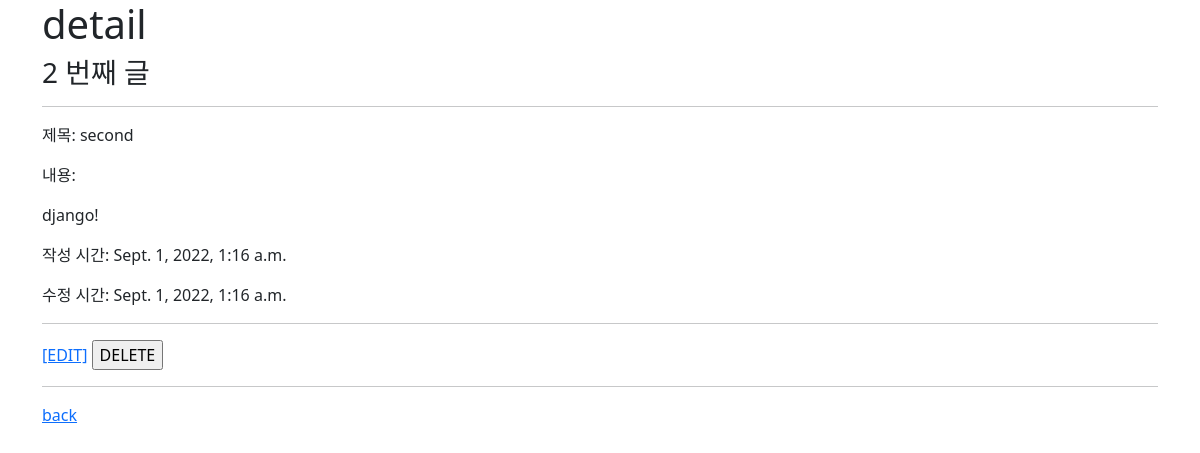
Page /articles/2/ on the committed database.
### articles/models.py (models this page shows, shortened)
class Article(models.Model):
    title = models.CharField(max_length=10)
    content = models.TextField()
    created_at = models.DateTimeField(auto_now_add=True)
    updated_at = models.DateTimeField(auto_now=True)

### articles/views.py (the view)
# urls.py: path('<int:pk>/', views.detail, name = 'detail'),
def detail(request, pk):
    article = Article.objects.get(pk=pk)
    context = {
        'article':article,
    }
    return render(request, 'articles/detail.html', context)

### articles/templates/articles/detail.html (shortened to what this page needs)
{% extends 'base.html' %}
{% block content %}
  <h1>detail</h1>
  <h3>{{article.pk}} 번째 글</h3>
  <hr>
  <p>제목: {{article.title}}</p>
  <p>내용: {{article.content|linebreaks}}</p>
  <p>작성 시간: {{article.created_at}}</p>
  <p>수정 시간: {{article.updated_at}} </p>
  <hr>
  <form action="{% url 'articles:delete' article.pk %}" method='POST'>
    <a href="{% url 'articles:edit' article.pk %}">[EDIT]</a>
    <input type="submit" value='DELETE'>
  </form>
  <hr>
  <a href="{% url 'articles:index' %}">back</a>
{% endblock content %}

### rows in the picture
Article: pk "2", title "second", content "django!", created_at "Sept. 1, 2022, 1:16 a.m.", updated_at "Sept. 1, 2022, 1:16 a.m."
